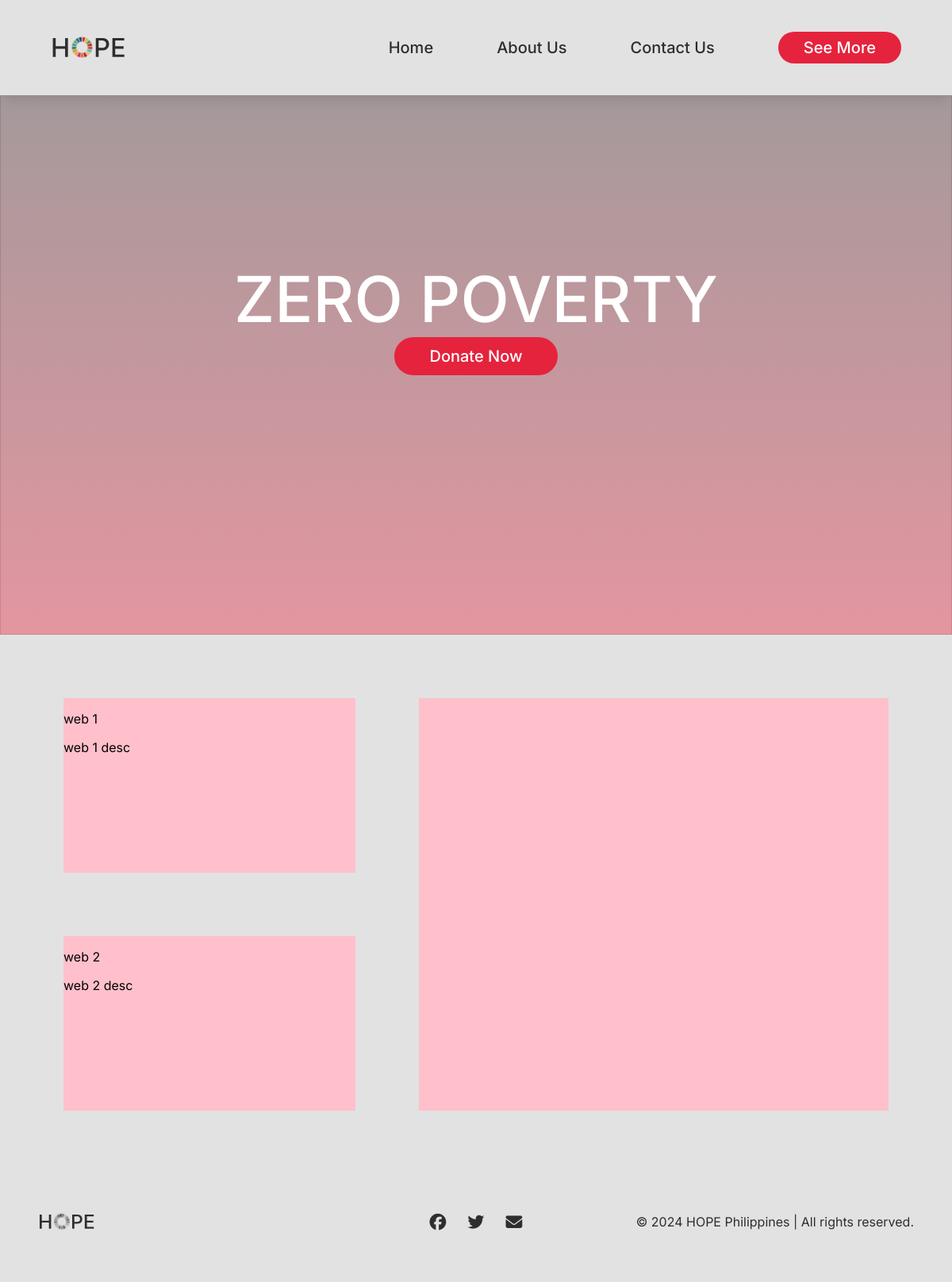
The app's page /template/template.php?link=ZERO+POVERTY, older data.
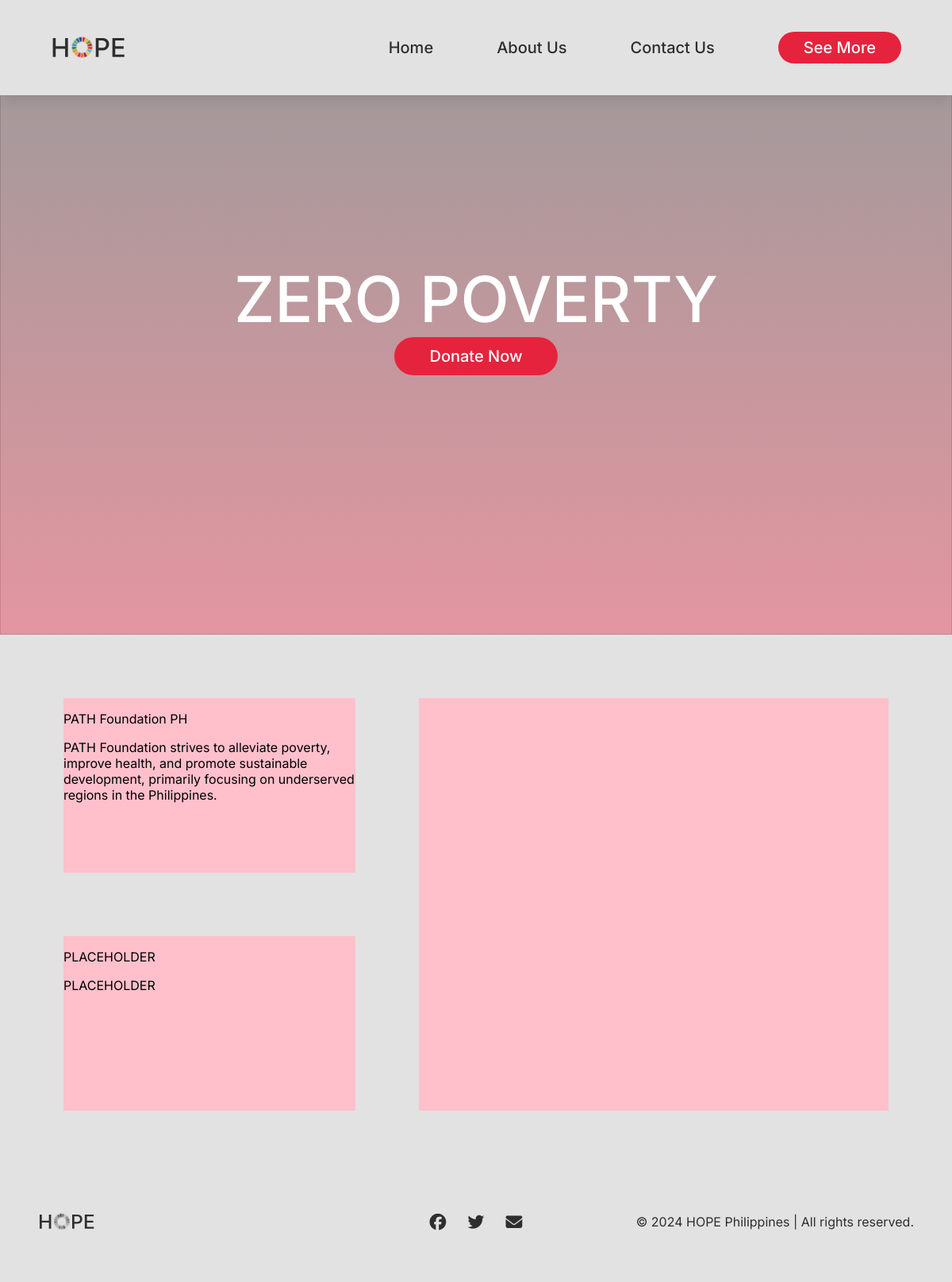
The same page, newer data.
### tables this page shows
CREATE TABLE `sdg` (
  `id` int(11) NOT NULL,
  `sdg_name` varchar(255) NOT NULL,
  `sdg_desc` text NOT NULL,
  `sdg_color` varchar(6) NOT NULL,
  `website_1` varchar(255) NOT NULL,
  `website_1_url` varchar(255) NOT NULL,
  `website_1_desc` text NOT NULL,
  `website_2` varchar(255) NOT NULL,
  `website_2_url` varchar(255) NOT NULL,
  `website_2_desc` text NOT NULL
);

### template/template.php (the view, shortened to what this page needs)
<?php
require_once "../config/config.php";
$sdgNameToId = [
    "ZERO POVERTY" => 1,
    "HUNGER RELIEF" => 2,
    "HEALTH ACCESS" => 3,
    "EDUCATION EQUITY" => 4,
    "GENDER EMPOWERMENT" => 5,
    "WATER SECURITY" => 6,
    "ENERGY ACCESSIBILITY" => 7,
    "JOB OPPORTUNITIES" => 8,
    "INNOVATION SUPPORT" => 9,
    "SOCIAL INCLUSION" => 10,
    "URBAN SUSTAINABILITY" => 11,
    "ETHICAL CONSUMPTION" => 12,
    "CLIMATE ACTION" => 13,
    "MARINE CONSERVATION" => 14,
    "LAND PRESERVATION" => 15,
    "SOCIAL EQUITY" => 16,
    "COLLABORATIVE IMPACT" => 17
];
$selectedLink = isset($_GET['link']) ? $_GET['link'] : null;
$sdgId = $sdgNameToId[$selectedLink] ?? null;
if ($sdgId) {
    $sql = "SELECT * FROM sdg WHERE id = ?";
    if ($stmt = $mysqli->prepare($sql)) {
        $stmt->bind_param("i", $sdgId);
        if ($stmt->execute()) {
            $result = $stmt->get_result();
            if ($result->num_rows == 1) {
                $row = $result->fetch_assoc();
                $website1 = $row['website_1'];
                $webDesc1 = $row['website_1_desc'];
                $website2 = $row['website_2'];
                $webDesc2 = $row['website_2_desc'];
            }
        }
    }
}
$sdgImages = [
    "ZERO POVERTY" => "hope-sdg1.svg",
    "HUNGER RELIEF" => "hope-sdg2.svg",
    "HEALTH ACCESS" => "hope-sdg3.svg",
    "EDUCATION EQUITY" => "hope-sdg4.svg",
    "GENDER EMPOWERMENT" => "hope-sdg5.svg",
    "WATER SECURITY" => "hope-sdg6.svg",
    "ENERGY ACCESSIBILITY" => "hope-sdg7.svg",
    "JOB OPPORTUNITIES" => "hope-sdg8.svg",
    "INNOVATION SUPPORT" => "hope-sdg9.svg",
    "SOCIAL INCLUSION" => "hope-sdg10.svg",
    "URBAN SUSTAINABILITY" => "hope-sdg11.svg",
    "ETHICAL CONSUMPTION" => "hope-sdg12.svg",
    "CLIMATE ACTION" => "hope-sdg13.svg",
    "MARINE CONSERVATION" => "hope-sdg14.svg",
    "LAND PRESERVATION" => "hope-sdg15.svg",
    "SOCIAL EQUITY" => "hope-sdg16.svg",
    "COLLABORATIVE IMPACT" => "hope-sdg17.svg"
];
$imageName = $sdgImages[$selectedLink] ?? null;
?>
<!DOCTYPE html>
<html lang="en">
<head>
    <link rel="stylesheet" href="../css/template.css">
    <link rel="stylesheet" href="https://cdnjs.cloudflare.com/ajax/libs/font-awesome/6.5.2/css/all.min.css"
 />
</head>
<body>
    <nav class="navbar">
        <div class="nav-icon"></div>
        <div class="nav-elements">
            <ul>
                <li><a href="../index.php#home">Home</a></li>
                <li><a href="../index.php#about">About Us</a></li>
                <li><a href="#contact">Contact Us</a></li>
                <li id="donate-btn"><a href="../index.php#donate">See More</a></li>
            </ul>
        </div>
    </nav>
    <main>
        <div class="overlay"></div>
        <img src="../assets/<?php echo $imageName; ?>">
        <div class="hero">
            <div>
                <h1><?php echo $selectedLink; ?></h1>
                <button class="scroll-button" onclick="scrollToForm()">Donate Now</button>
            </div>
        </div>
    </main>
    <section id="form">
        <div class="container">
            <div class="box item1">
                <p><?php echo $website1; ?></p>
                <p><?php echo $webDesc1; ?></p>
            </div>
            <div class="box item2">
                <p><?php echo $website2; ?></p>
                <p><?php echo $webDesc2; ?></p>
            </div>
            <div class="box item3"></div>
        </div>
    </section>
    <footer class="footer" id="contact">
        <div class="footer-elements">
            <div class="footer-icon">
                <img src="../assets/hope-logo-blk.svg" alt="">
            </div>
            <div class="contact-icons">
                <i class="fa-brands fa-facebook"></i>
                <i class="fa-brands fa-twitter"></i>
                <i class="fa-solid fa-envelope"></i>
            </div>
            <div class="legal">
                <p>&copy; 2024 HOPE Philippines | All rights reserved.</p>
            </div>
        </div>
    </footer>
</body>
</html>

### css/template.css (style rules this page uses)
:root { --white: #ffffff; --black: #2e2e2e; --gray: #e2e2e2; --sdg1: #e5233d; --sdg2: #dda73a; --sdg3: #4ca146; --sdg4: #c7212f; --sdg5: #ef402d; --sdg6: #27bfe6; --sdg7: #fbc412; --sdg8: #a31c44; --sdg9: #f26a2e; --sdg10: #e01483; --sdg11: #f89d2a; --sdg12: #bf8d2c; --sdg13: #407f46; --sdg14: #1f97d4; --sdg15: #59ba47; --sdg16: #136a9f; --sdg17: #14496b; }
html { box-sizing: border-box; scroll-behavior: smooth; }
*, *::before, *::after { box-sizing: inherit; }
p, h1, h2, a { font-size: 1rem; font-family: "Inter", sans-serif; font-style: normal; text-decoration: none; }
ul { list-style: none; display: flex; text-decoration: none; gap: 5em; }
body { height: 100vh; width: 100vw; margin: 0; background-color: var(--gray); overflow-y: scroll; overflow-x: hidden; }
.navbar { display: flex; align-items: center; justify-content: space-between; height: max(10vmin, 10vmin); width: 100%; z-index: 10; background-color: var(--gray); padding: 0 4em; position: fixed; top: 0; box-shadow: 0px 10px 15px -3px rgba(0, 0, 0, 0.1); }
.navbar a { color: var(--black); font-size: 1.25rem; font-weight: 500; }
.nav-elements { display: flex; justify-content: center; align-items: center; gap: 5em; }
.nav-elements>ul { display: flex; justify-content: center; align-items: center; }
#donate-btn { padding: 0.5em 2em; display: flex; justify-content: center; align-items: center; border-radius: 25px; cursor: pointer; transition: transform 500ms cubic-bezier(0.13, 0.53, 0.38, 0.97); }
#donate-btn>a { color: var(--white); }
.nav-elements li { transition: transform 500ms cubic-bezier(0.13, 0.53, 0.38, 0.97); cursor: pointer; }
.nav-icon { width: 100px; height: 40px; background-image: url(../assets/hope-logo.svg); background-repeat: no-repeat; background-size: contain; }
main { display: flex; height: 100vh; width: 100vw; justify-content: center; align-items: center; margin: 0; position: relative; }
main>img { position: absolute; width: 100%; height: 100%; object-fit: cover; z-index: -1; }
.hero { width: 100%; height: 100%; display: flex; justify-content: center; align-items: center; z-index: 1; }
.hero>div { color: var(--white); display: flex; flex-direction: column; justify-content: center; align-items: center; }
.hero>div>h1 { font-weight: 500; font-size: clamp(5rem, 6.5vw, 15rem); color: var(--white); margin: 0; }
section { width: 100vw; height: calc(100vh - 10vmin); }
.container { padding: 5em; width: 100%; height: 100%; display: grid; grid-template-columns: repeat(5, 1fr); grid-template-rows: repeat(2, 1fr); gap: 5em; }
.box { background-color: pink; }
.item1 { grid-column-start: 1; grid-column-end: 3; }
.item2 { grid-column-start: 1; grid-column-end: 3; grid-row-start: 2; }
.item3 { grid-column-start: 3; grid-row-start: 1; grid-row-end: 3; grid-column-end: 6; }
.footer { width: 100vw; height: 10vmin; background-color: var(--gray); padding: 5em 0; display: grid; align-content: center; padding: 3em; }
.footer-elements { display: grid; grid-template-columns: 1fr 1fr 1fr; }
.footer-icon { display: flex; align-items: center; justify-content: flex-start; }
.footer-icon>img { height: 30px; }
.contact-icons { display: flex; align-items: center; justify-content: center; gap: 2em; }
.contact-icons>.fa-brands, .contact-icons>.fa-solid { transform: scale(1.3); color: var(--black); cursor: pointer; transition: transform 500ms cubic-bezier(0.13, 0.53, 0.38, 0.97); }
.legal { display: flex; align-items: center; justify-content: flex-end; }
.legal>p { color: var(--black); }

Row changes from the older to the newer data that the page shows:
changed sdg: website_1 "web 1" → "PATH Foundation PH"; website_1_desc "web 1 desc" → "PATH Foundation strives to alleviate poverty, improve health, and promote sustainable development, primarily focusing on underserved regions in the Philippines."; website_2 "web 2" → "PLACEHOLDER"; website_2_desc "web 2 desc" → "PLACEHOLDER"
